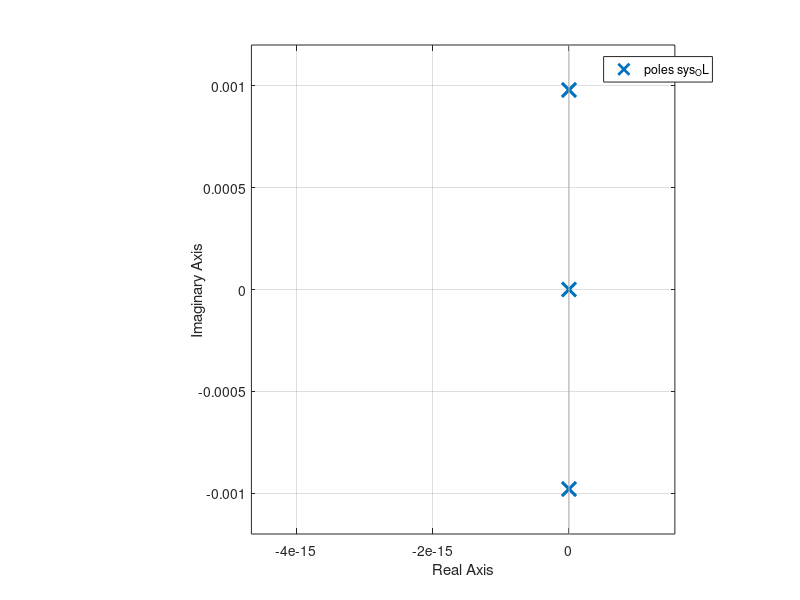

The MATLAB source for this figure: (Note: this script raises an error after producing the figure.)
%% Housekeeping
close all
clear
clc

%% Constants
n = sqrt(298600/(6778^3)); %Mean motion [1/s]

%% State Space Model
A = [0,0,0,1,0,0;
     0,0,0,0,1,0;
     0,0,0,0,0,1;
     3*n^2,0,0,0,2*n,0;
     0,0,0,-2*n,0,0;
     0,0,-(n^2),0,0,0];
B = [0,0,0;
     0,0,0;
     0,0,0;
     1,0,0;
     0,1,0;
     0,0,1];
C = [1,0,0,0,0,0;
     0,1,0,0,0,0;
     0,0,1,0,0,0];
D = zeros(3,3);

sys_OL = ss(A,B,C,D);
pzmap(sys_OL);
title("");
saveas(gcf, "Images/pzmap.png")
close
e_OL = eig(A);
%% Reachability and Observability
P = ctrb(A,B);
O = obsv(A,C);
fprintf("Rank of controllability matrix = %d\n",rank(P));
fprintf("Rank of observability matrix = %d\n", rank(O));

%% Generating r(t) for different mission scenarios 
dt = 0.01;
t = 0:dt:60;
rmag = 1;
x0 = [0 -10 0 0 0 0]';
[r_step,r_zero,r_piece,r_MO1,r_MO2,r_MO3,t_r_MO3,r_MO3_zeros,r_y_neg_10] = r_t_generator(rmag,t,dt,x0);
plot(t,r_MO1)

%% Open Loop
[OL_poles,y1] = OL_Response(A,sys_OL,r_step,r_zero,r_piece,r_MO1,r_MO2,r_MO3,r_MO3_zeros,t_r_MO3,t,x0);

%% Closed Loop Reference Tracking Feedback Control
% Setting CL poles
% CL_poles = [-1 -2 -3 -4 -5 -6];
CL_poles = [-15 -20 -5 -25 -10 -30]; % Satisfies specs for all r(t), u(t) way too high, will adjust after require are specified;

% 2nd and 3rd pole affects y response only
% 1st and 4th pole effects z response only
% 5th and 6th poles effects z response only 

% % Feedback control for r(t) = [step step step]
r = [r_step r_step+r_y_neg_10 r_step];
fig_num = 1;
CL_Ref_Track_Cont(A,B,C,D,CL_poles,t,r,x0,fig_num);

% Feedback control for r(t) = [step 0 0]
r = [r_step r_zero+r_y_neg_10 r_zero];
fig_num = 2;
CL_Ref_Track_Cont(A,B,C,D,CL_poles,t,r,x0,fig_num);

% Feedback control for r(t) = [0 step 0]
r = [r_zero r_step+r_y_neg_10 r_zero];
fig_num = 3;
CL_Ref_Track_Cont(A,B,C,D,CL_poles,t,r,x0,fig_num);
% 
% % Feedback control for r(t) = [0 0 step]
r = [r_zero r_zero+r_y_neg_10 r_step];
fig_num = 4;
CL_Ref_Track_Cont(A,B,C,D,CL_poles,t,r,x0,fig_num);

% Feedback control for MO1, r(t) = [r_MO1 0 0]
r = [r_MO1 r_zero+r_y_neg_10 r_zero];
fig_num = 5;
CL_Ref_Track_Cont(A,B,C,D,CL_poles,t,r,x0,fig_num);

% % Feedback control for MO1, r(t) = [0 r_MO2 0]
r = [r_zero r_MO2 r_zero];
fig_num = 6;
CL_Ref_Track_Cont(A,B,C,D,CL_poles,t,r,x0,fig_num); 
% 
% % Feedback control for MO1, r(t) = [r_MO1 0 0]
r = [r_MO3_zeros r_MO3_zeros+r_y_neg_10(1:length(r_MO3_zeros),:) r_MO3];
fig_num = 7;
[~, K, F] = CL_Ref_Track_Cont(A,B,C,D,CL_poles,t_r_MO3,r,x0,fig_num);

% Does no coupling n states make sense? Ask Reade and Conner 

%% Luenberger observer 
P_L = [-3, -4, -5, -6, -7, -8];
r = [r_step r_step+r_y_neg_10 r_step];
x0_true = [x0; zeros(6,1)];
x0_error = 1*ones(6,1);
x0_guess = [x0 + x0_error; 5.*x0_error];


% Simulate with zero initial error
fprintf("Simulating closed loop with observer, zero error...\n");
leunberger(A,B,C,F,K,P_L,t,r,x0_true, "Images/obs_zero_init_err");

% Simulate with non-zero initial error
fprintf("Simulating closed loop with observer, nonzero error...\n");
leunberger(A,B,C,F,K,P_L,t,r,x0_guess, "Images/obs_nonzero_init_err");

%% LQR Optimal State Feedback WITHOUT Integral control and WITHOUT Observer

t = t';
r = [r_MO1 r_zero+r_y_neg_10 r_zero];

%%Actuator constraints
umax = 5; %??? what is a reasonable acceleration constraint ???
n = size(A,1); %#nominal states
m = size(B,2); %#nominal inputs
p = size(C,1); %#nominal outputs

%Define closed-loop plant poles via LQR (only vary awts for now)
awts = [ones(1,n/2)*100, ones(1,n/2)]; %initial design: relative penalties
bwts = ones(1,p);
rho = 1;

awts = awts./sum(awts);
xmax = [10 10 10 .1 .1 .1];
Q =  diag(awts./xmax); 
R =  rho*diag(bwts./umax); %rho * eye(p);

OLsys = ss(A,B,C,D);
[K,W,clEvals] = lqr(OLsys,Q,R); %get optimal K, W

F = inv(C/(-A+B*K)*B);

%CL system
Acl = A - B*K;
Bcl = B*F;
Ccl = C;
Dcl = D;
CLsys = ss(Acl,Bcl,Ccl,Dcl);

%%Check that closed-loop system specs met; change rho o'wise
%%get response to first reference input profile:
[Y_CL1,~,X_CL1] = lsim(CLsys,r',t');
%compute resulting actuator efforts in each case, where u = -Kx + Fr
U_CL1 = -K*X_CL1' + F*r';

%%Plot output response for each input/output channel; compare to desired
%%reference positions
figure()
    subplot(3,1,1), hold on; grid on
plot(t,Y_CL1(:,1),'b')
plot(t,r(:,1),'k--')
legend('y(t)','reference')
title('y_1 vs. u_1 for rhist1','FontSize',14)
xlabel('t (secs)','FontSize',14)
ylabel('displacement (m)','FontSize',14)
    subplot(3,1,2), hold on; grid on
plot(t,Y_CL1(:,2),'b')
plot(t,r(:,2),'k--')
legend('y(t)','reference')
title('y_2 vs. u_1 for rhist1','FontSize',14)
xlabel('t (secs)','FontSize',14)
ylabel('displacement (m)','FontSize',14)
    subplot(3,1,3), hold on; grid on
plot(t,Y_CL1(:,3),'b')
plot(t,r(:,3),'k--')
legend('y(t)','reference')
title('y_3 vs. u_1 for rhist1','FontSize',14)
xlabel('t (secs)','FontSize',14)
ylabel('displacement (m)','FontSize',14)

%%Plot actuator efforts and compare to constraints on u
figure()
hold on; grid on
plot(t, U_CL1(1,:),'r')
plot(t, U_CL1(2,:),'b')
plot(t, U_CL1(3,:),'g')
plot(t,umax*ones(size(t)),'k--')
plot(t,-umax*ones(size(t)),'k--')
xlabel('t (secs)','FontSize',14)
ylabel('u effort (m/s^2)','FontSize',14)
legend('u_1','u_2','u_3','u constraint')
title('Actuator response for r(t)','FontSize',14)